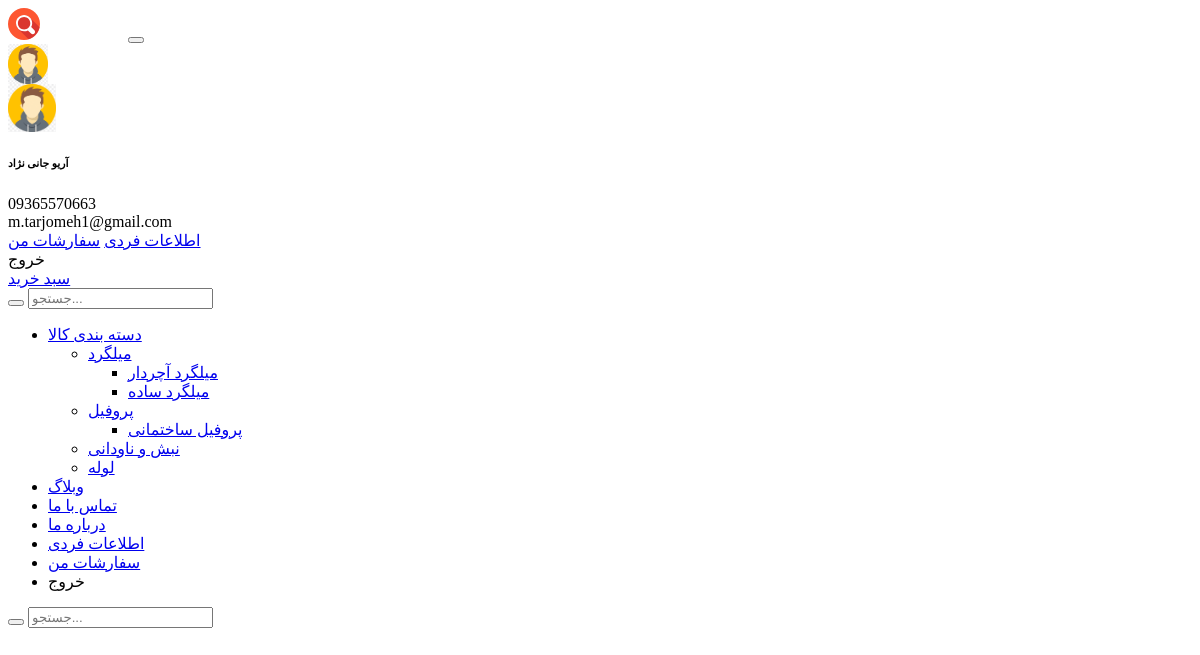
The app's page /header/ (signed in), older data.
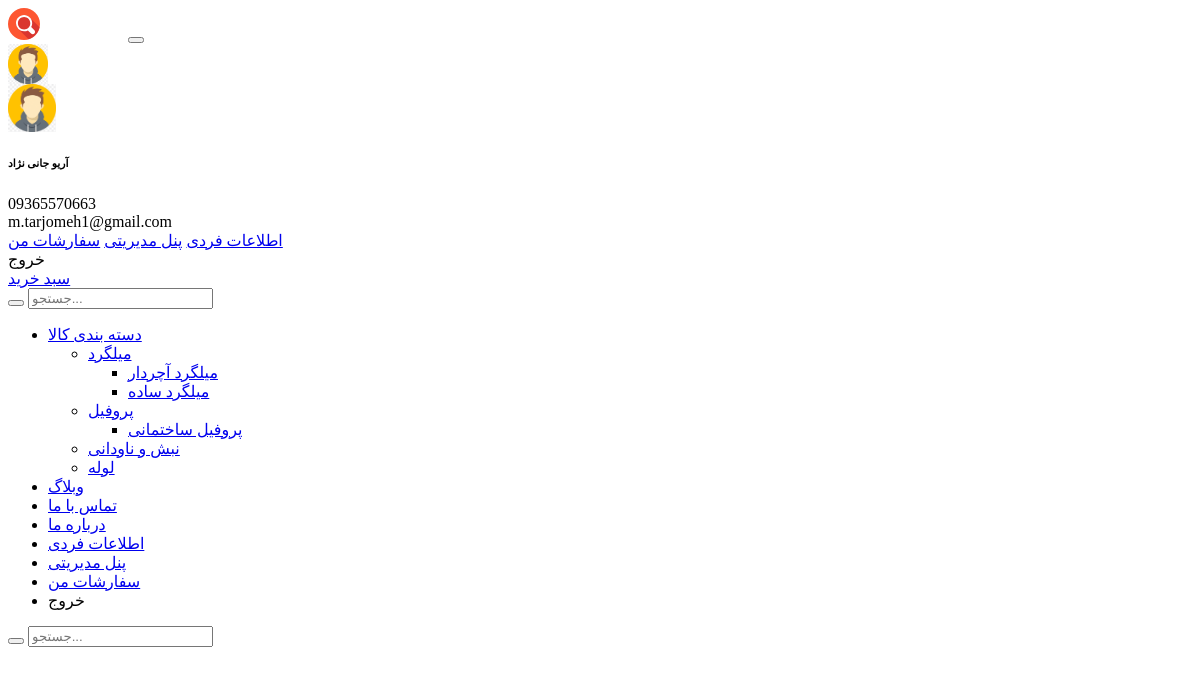
The same page, newer data.
### config/views.py (the view)
# urls.py: path('header/', header, name='header'),
def header(request):
    register_form = RegisterForm()
    login_form = LoginForm()
    forgo_password = ForgotPasswordForm()
    cats_menu = ProductCatMenu.objects.filter(parent_id=None)
    about_us = ""
    logo = ""
    st: Setting = Setting.objects.first()
    if st:
        about_us = st.about_us_page.get_abs_url()
        logo = st.brand_logo.url
    context = {
        'cats_menu': cats_menu,
        'register_form': register_form,
        'login_form': login_form,
        'forgo_password': forgo_password,
        'about_us': about_us,
        'logo': logo,
    }
    return render(request, 'Shared/_Header.html', context)

### u_account/forms.py
class LoginForm(forms.Form):
    email = forms.EmailField(
        required=True, label='پست الکترونیکی',
        widget=forms.EmailInput(
            attrs={'placeholder': 'پست الکترونیکی', 'class': 'form-control form-control-light',
                   'id': 'signin-email'}),
        validators=[
            validators.MaxLengthValidator(100),
            validators.EmailValidator
        ]
    )
    password = forms.CharField(
        required=True, label='رمز عبور',
        widget=forms.PasswordInput(
            attrs={'placeholder': 'رمز عبور', 'class': 'form-control form-control-light', 'id': 'signin-password'}),
        validators=[
            validators.MaxLengthValidator(100)
        ]
    )

### config/context_processors.py (called while the page is built)
def global_variable(request):
    st: Setting = Setting.objects.first()
    return {
        'st': st
    }

### menus/models.py (called while the page is built)
    def all(self):
        return self.get_queryset().filter(is_active=True).order_by('display_order')

    def has_children(self):
        children_count = self.children.count()
        if children_count > 0:
            return True
        else:
            return False

### pages/models.py (called while the page is built)
    def get_abs_url(self):
        return reverse('pages:page', kwargs={'slug': self.slug})

### templates/Shared/_Header.html (shortened to what the changed rows need)
{% load static %}
<header class="navbar navbar-expand-lg navbar-dark fixed-top" data-scroll-header>
    <div class="container">
        {% if not request.user.is_authenticated %}
            <a class="btn btn-link btn-light btn-sm d-none d-lg-block order-lg-3" href="#signin-modal"
               data-bs-toggle="modal"><i class="fi-user me-2"></i>ورود به حساب کاربری</a>
        {% else %}
            <div class="dropdown d-none d-lg-block order-lg-3 my-n2 me-3">
                <div class="dropdown-menu dropdown-menu-dark dropdown-menu-end">
                    <div class="d-flex align-items-start border-bottom border-light px-3 py-1 mb-2"
                         style="width: 16rem;">
                        <img class="rounded-circle" src="{% if request.user.image %}{{ request.user.image.url }}{% else %}{% static 'img/avatars/02.png' %}{% endif %}"
                             width="48" alt="Robert Fox">
                        <div class="ps-3 text-end">
                        </div>
                    </div>
                    <a class="dropdown-item" href="{% url 'account:edit_personal_info' %}">اطلاعات
                        فردی</a>
                    {% if request.user.is_staff %}
                        <a class="dropdown-item" href="/apanel/">پنل مدیریتی</a>
                    {% endif %}
                    <a class="dropdown-item" href="{% url 'account:orders' %}">سفارشات
                        من</a>
                    <a class="dropdown-item" onclick="logout()">خروج</a>
                </div>
            </div>
        {% endif %}
        <div class="collapse navbar-collapse order-lg-2" id="navbarNav">
            <ul class="navbar-nav navbar-nav-scroll" style="max-height: 35rem;">
                {% if not request.user.is_authenticated %}
                    <li class="nav-item d-lg-none"><a class="nav-link" href="#signin-modal" data-bs-toggle="modal"><i
                            class="fi-user me-2"></i>ورودs به حساب کاربری</a></li>
                {% else %}
                    {% if request.user.is_staff %}
                        <li class="nav-item d-lg-none">
                            <a class="nav-link" href="/apanel/">پنل مدیریتی</a>
                        </li>
                    {% endif %}
                {% endif %}
            </ul>
        </div>
    </div>
</header>

Row changes from the older to the newer data that the page shows:
changed User "m.tarjomeh1@gmail.com": is_staff False → True (drawn)
Text that changed along with them:
text now shown: "پنل مدیریتی پنل مدیریتی"
